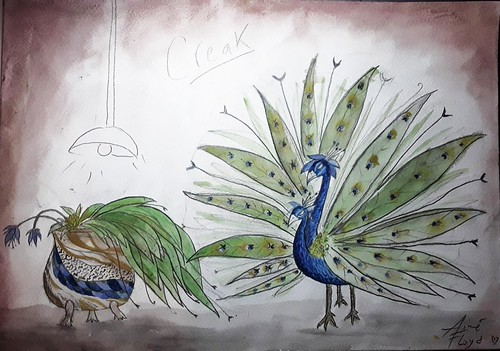
#> input picture Phantopteryx-Toolbox/services/ai-server/testdata/peacock_watercolor_expand.png, 500 x 351 px
$ python -i common.py   (imports and definitions only)
#> lines starting #> are read from the running program, lines starting #| are printed output that depends on the picture
import base64
import io
from typing import Optional

import cv2
import numpy as np
from PIL import Image


def _strip_data_url(data: str) -> str:
    if "," in data and data.split(",", 1)[0].startswith("data:"):
        return data.split(",", 1)[1]
    return data


def decode_image(image_base64: str) -> np.ndarray:
    payload = base64.b64decode(_strip_data_url(image_base64))
    arr = np.frombuffer(payload, dtype=np.uint8)
    img = cv2.imdecode(arr, cv2.IMREAD_UNCHANGED)
    if img is None:
        raise ValueError("Unable to decode image payload")
    if img.ndim == 2:
        img = cv2.cvtColor(img, cv2.COLOR_GRAY2BGRA)
    elif img.shape[2] == 3:
        img = cv2.cvtColor(img, cv2.COLOR_BGR2BGRA)
    return img


def decode_optional_mask(mask_base64: Optional[str], shape_hw: tuple[int, int]) -> np.ndarray:
    h, w = shape_hw
    if not mask_base64:
        return np.zeros((h, w), dtype=np.uint8)
    mask = decode_image(mask_base64)
    if mask.shape[:2] != (h, w):
        mask = cv2.resize(mask, (w, h), interpolation=cv2.INTER_NEAREST)
    if mask.shape[2] == 4:
        alpha = mask[:, :, 3]
        gray = cv2.cvtColor(mask[:, :, :3], cv2.COLOR_BGR2GRAY)
        out = np.maximum(gray, alpha)
    else:
        out = cv2.cvtColor(mask[:, :, :3], cv2.COLOR_BGR2GRAY)
    return np.where(out > 10, 255, 0).astype(np.uint8)


def encode_image(image_bgra: np.ndarray) -> str:
    ok, buf = cv2.imencode(".png", image_bgra)
    if not ok:
        raise ValueError("Unable to encode output image")
    return base64.b64encode(buf.tobytes()).decode("utf-8")


def mask_to_rgba(mask: np.ndarray) -> np.ndarray:
    rgba = np.zeros((mask.shape[0], mask.shape[1], 4), dtype=np.uint8)
    rgba[:, :, 0] = 255
    rgba[:, :, 3] = mask
    return rgba


def pil_to_bgra(image: Image.Image) -> np.ndarray:
    rgba = np.array(image.convert("RGBA"))
    return cv2.cvtColor(rgba, cv2.COLOR_RGBA2BGRA)


def bgra_to_pil(image_bgra: np.ndarray) -> Image.Image:
    rgba = cv2.cvtColor(image_bgra, cv2.COLOR_BGRA2RGBA)
    return Image.fromarray(rgba)

>>> import cv2
>>> picture = cv2.imread('../testdata/peacock_watercolor_expand.png', cv2.IMREAD_GRAYSCALE)
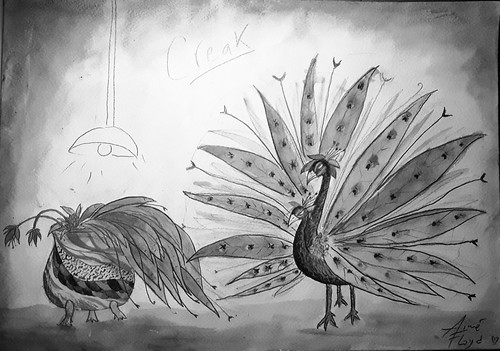
#> picture: shape (351, 500); min 0, max 255, mean 156.2
>>> result = decode_image(picture)
#> in decode_image, `arr = np.frombuffer(payload, dtype=np.uint8)`: arr = 230 values, max 255 at index 100, min 0 at index 75, mean 137.5
#> (the run stopped early here; a loop or call above may not have finished)
